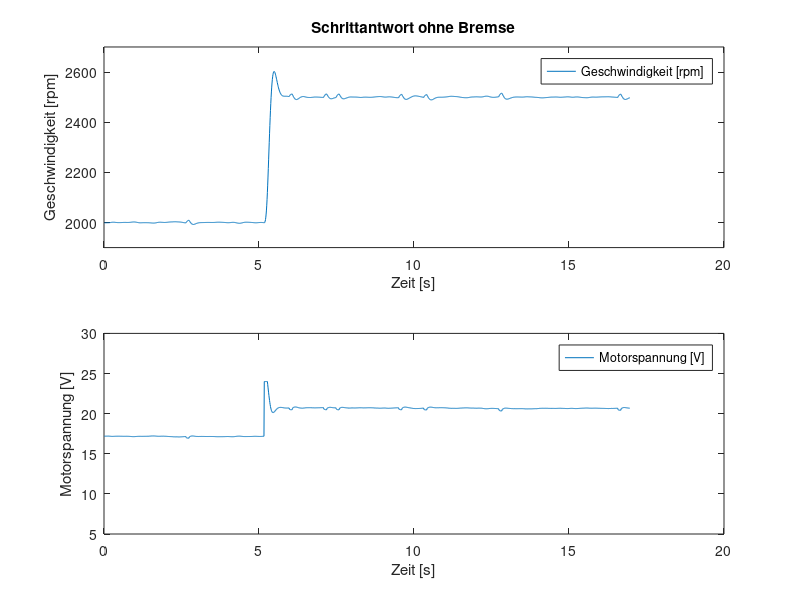
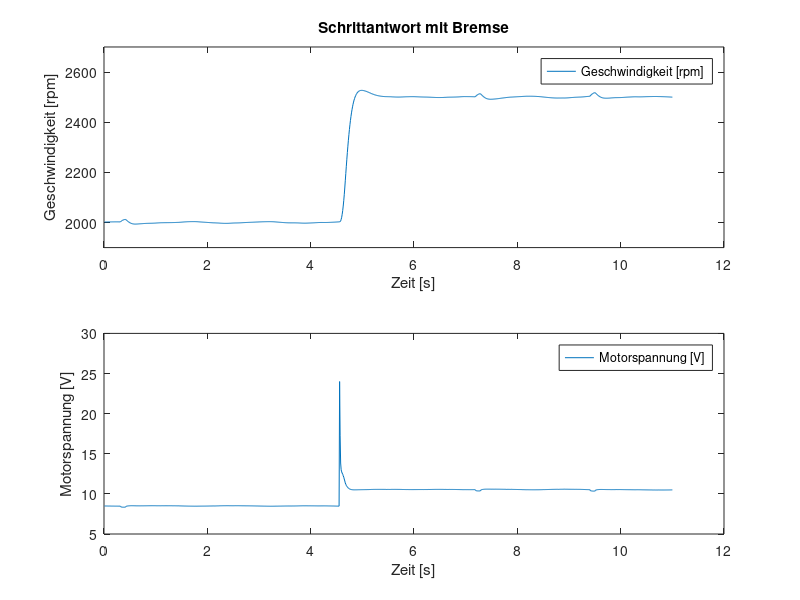

Write MATLAB code to recreate these figures, in order.
% load data
data_l = load('dc_step_20_25_00');
data_n = load('dc_step_20_25_05');

% plot step with no load
figure(1);
subplot(2,1,1);
plot(data_n.Zeit, data_n.Geschwindigkeit);
legend('Geschwindigkeit [rpm]');
xlabel('Zeit [s]');
ylabel('Geschwindigkeit [rpm]');
title('Schrittantwort ohne Bremse');
ylim([1900 2700]);

subplot(2,1,2);
plot(data_n.Zeit, data_n.Motorspannung);
legend('Motorspannung [V]');
xlabel('Zeit [s]');
ylabel('Motorspannung [V]');
ylim([5 30]);

print -dpdf 'step_noload'

% plot step with load
figure(2);
subplot(2,1,1);
plot(data_l.Zeit, data_l.Geschwindigkeit);
legend('Geschwindigkeit [rpm]');
xlabel('Zeit [s]');
ylabel('Geschwindigkeit [rpm]');
title('Schrittantwort mit Bremse');
ylim([1900 2700]);

subplot(2,1,2);
plot(data_l.Zeit, data_l.Motorspannung);
legend('Motorspannung [V]');
xlabel('Zeit [s]');
ylabel('Motorspannung [V]');
ylim([5 30]);

print -dpdf 'step_load'